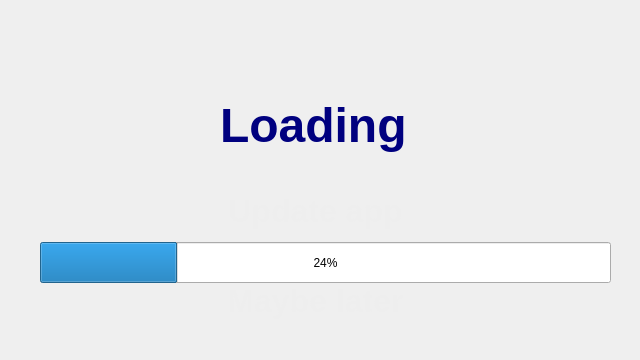
<?xml version="1.0" encoding="UTF-8"?>
<ui version="4.0">
 <class>Splash</class>
 <widget class="QWidget" name="Splash">
  <property name="geometry">
   <rect>
    <x>0</x>
    <y>0</y>
    <width>640</width>
    <height>360</height>
   </rect>
  </property>
  <property name="windowTitle">
   <string>Form</string>
  </property>
  <widget class="QLabel" name="labelLoading">
   <property name="geometry">
    <rect>
     <x>220</x>
     <y>50</y>
     <width>191</width>
     <height>151</height>
    </rect>
   </property>
   <property name="text">
    <string>&lt;html&gt;&lt;head/&gt;&lt;body&gt;&lt;p&gt;&lt;span style=&quot; font-size:36pt; font-weight:700; color:#00007f;&quot;&gt;Loading&lt;/span&gt;&lt;/p&gt;&lt;/body&gt;&lt;/html&gt;</string>
   </property>
  </widget>
  <widget class="QProgressBar" name="progressBar">
   <property name="geometry">
    <rect>
     <x>40</x>
     <y>242</y>
     <width>571</width>
     <height>41</height>
    </rect>
   </property>
   <property name="styleSheet">
    <string notr="true">QProgressBar{
	background: #f3f3f3
	padding: 10 px;
}

QProgressBar::chunk{
    background: qradialgradient(
        cx: 0.4, cy: -0.1, fx: 0.4, fy: -0.1,
        radius: 1.35, stop: 0 #fff, stop: 1 #5b29f2
        );   

}</string>
   </property>
   <property name="value">
    <number>24</number>
   </property>
  </widget>
  <widget class="QPushButton" name="getUpdate">
   <property name="geometry">
    <rect>
     <x>120</x>
     <y>180</y>
     <width>391</width>
     <height>61</height>
    </rect>
   </property>
   <property name="font">
    <font>
     <pointsize>24</pointsize>
     <bold>true</bold>
    </font>
   </property>
   <property name="styleSheet">
    <string notr="true">QPushButton {
    color: #eee;
    border: none;
    border-radius: 30px;
    border-style: outset;
    background: qradialgradient(
        cx: 0.3, cy: -0.4, fx: 0.3, fy: -0.4,
        radius: 1.35, stop: 0 #fff, stop: 1 #7612b8
        );
    padding: 5px;
    }

QPushButton:hover {
    background: qradialgradient(
        cx: 0.3, cy: -0.4, fx: 0.3, fy: -0.4,
        radius: 1.35, stop: 0 #fff, stop: 1 #954af7
        );
    }

QPushButton:pressed {
    border-style: inset;
    background: qradialgradient(
        cx: 0.4, cy: -0.1, fx: 0.4, fy: -0.1,
        radius: 1.35, stop: 0 #fff, stop: 1 #5b29f2
        );
    }</string>
   </property>
   <property name="text">
    <string>Update app</string>
   </property>
  </widget>
  <widget class="QPushButton" name="rejectUpdate">
   <property name="geometry">
    <rect>
     <x>120</x>
     <y>270</y>
     <width>391</width>
     <height>61</height>
    </rect>
   </property>
   <property name="font">
    <font>
     <pointsize>24</pointsize>
     <bold>true</bold>
    </font>
   </property>
   <property name="styleSheet">
    <string notr="true">QPushButton {
    color: #eee;
    border: none;
    border-radius: 30px;
    border-style: outset;
    background: qradialgradient(
        cx: 0.3, cy: -0.4, fx: 0.3, fy: -0.4,
        radius: 1.35, stop: 0 #fff, stop: 1 rgb(170, 170, 255)
        );
    padding: 5px;
    }

QPushButton:hover {
    background: qradialgradient(
        cx: 0.3, cy: -0.4, fx: 0.3, fy: -0.4,
        radius: 1.35, stop: 0 #fff, stop: 1 rgb(211, 203, 255)
        );
    }

QPushButton:pressed {
    border-style: inset;
    background: qradialgradient(
        cx: 0.4, cy: -0.1, fx: 0.4, fy: -0.1,
        radius: 1.35, stop: 0 #fff, stop: 1 rgb(149, 149, 223)
        );
    }</string>
   </property>
   <property name="text">
    <string>Maybe later</string>
   </property>
  </widget>
 </widget>
 <resources/>
 <connections/>
</ui>
